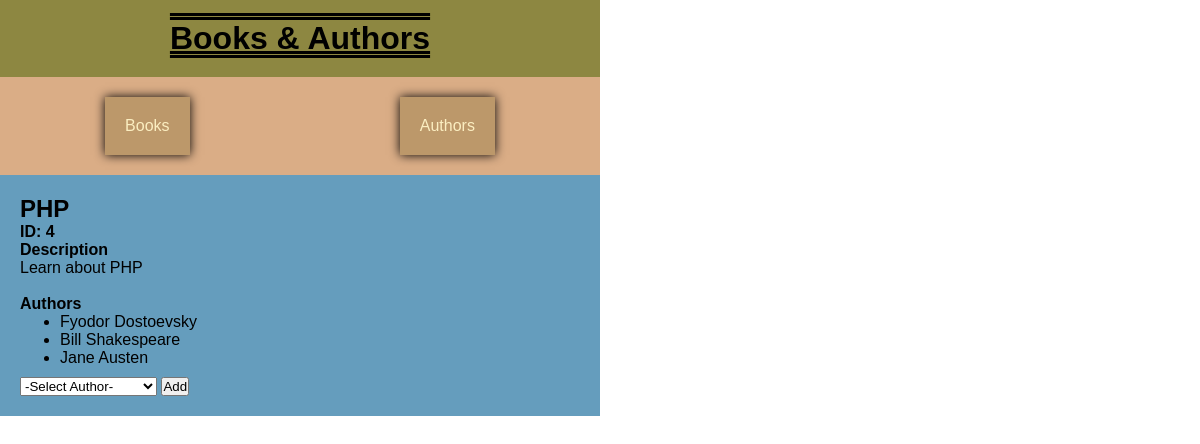
The app's page /books/4 with its own data.
### books_authors_app/models.py (models this page shows, shortened)
class Book(models.Model):
    title = CharField(max_length=255)
    desc = TextField()
    created_at = DateTimeField(auto_now_add=True)
    updated_at = DateTimeField(auto_now=True)

class Author(models.Model):
    first_name = CharField(max_length=45)
    last_name = CharField(max_length=45)
    notes = TextField(default="Author notes here")
    books = ManyToManyField(Book, related_name="authors")
    created_at = DateTimeField(auto_now_add=True)
    updated_at = DateTimeField(auto_now=True)
    def get_full_name(self):
        return f"{self.first_name} {self.last_name}"

### books_authors_app/views.py (the view, shortened to what this page needs)
# urls.py: path('<str:table>/<int:id>', views.info_page),
def info_page(request, table, id):
    if table == 'books':
        book = Book.objects.get(id=id)
        context = {
            'object_type': "book",
            'header': book.title,
            'id': id,
            'text_header': "Description",
            'text': book.desc,
            'assoc_header': 'Author',
            'associations': book.authors.all(),
            'complete_assoc_list': Author.objects.all(),
        }
    else:
        return HttpResponse("ERROR 404")
    return render(request, 'info_page.html', context)

### books_authors_app/templates/info_page.html (shortened to what this page needs)
<!DOCTYPE html>
<html lang="en">
<head>
    {% load static %}
    <link rel="stylesheet" type="text/css" href="{% static 'style.css' %}">
</head>
<body>
    <div id="wrapper">
        <div id="header">
            <h1>Books & Authors</h1>
            <div id="navbar">
                <a href="/books">Books</a>
                <a href="/authors">Authors</a>
            </div>
        </div>
        <div id="info">
            <h2>{{header}}</h2>
            <h4>ID: {{id}}</h4>
            <h4>{{text_header}}</h4>
            <p>{{text}}</p>
            <br>
            <h4>{{assoc_header}}s</h4>
            <ul>
                {% for assoc in associations %}
                    <li>{{assoc.get_full_name}}</li>
                {% endfor %}
            </ul>
            <form>
                <select required name="object_to_attach" id="selection-list">
                    <option selected disabled>-Select {{assoc_header}}-</option>
                </select>
                <input type="submit" class="attach-object" value="Add">
            </form>
        </div>
    </div>
</body>
</html>

### books_authors_app/static/style.css (style rules this page uses)
* { margin: 0px; padding: 0px; }
#wrapper { background-color: #659DBD; font-family: sans-serif; width: 600px; }
#header { background-color: #8d8741; text-align: center; }
#header h1 { padding: 20px; text-decoration: overline underline; text-decoration-style: double; }
#navbar { background-color: #DAAD86; padding: 20px 0px; margin: 0px; display: flex; justify-content: space-around; width: 100%; }
#navbar a { text-decoration: none; background-color: #BC986A; color: #FBEEC1; padding: 20px; box-shadow: 0px 0px 10px black; }
#info { padding: 20px; }
#info ul { margin-left: 40px; margin-bottom: 10px; }

### records on screen
Book: title "PHP", desc "Learn about PHP"
Author: get_full_name "Fyodor Dostoevsky"
Author: get_full_name "Bill Shakespeare"
Author: get_full_name "Jane Austen"

### other values on screen
{{ id }} "4"
{{ text_header }} "Description"
{{ assoc_header }} "Author"
